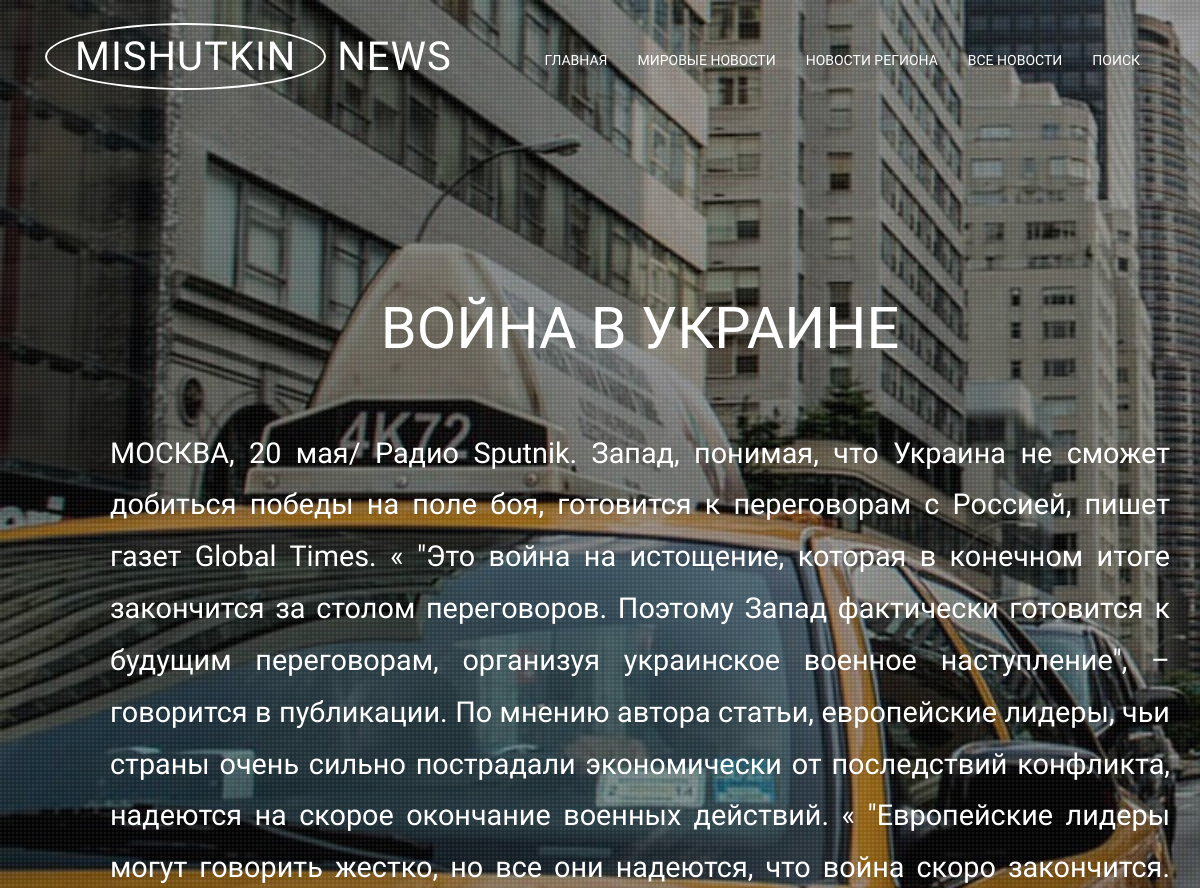
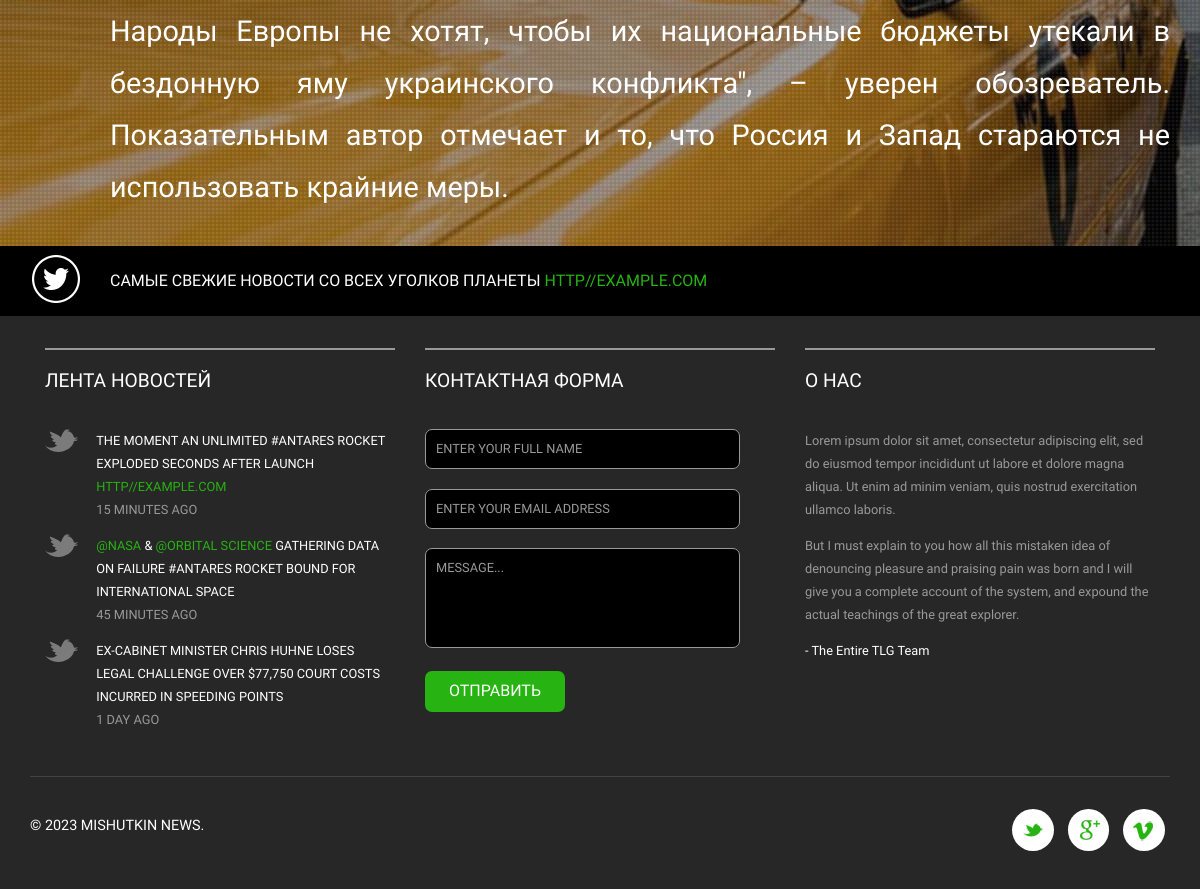
Screenshot of /news/1 with the database file from the repository (2 pictures, top to bottom).
### news/models.py (models this page shows, shortened)
class News(models.Model):
    name = models.CharField(
        max_length=50,
        unique=True, # названия новостей не должны повторяться
    )
    description = models.TextField()
    quantity = models.IntegerField(
        validators=[MinValueValidator(0)],
    )
    category = models.ForeignKey(
        to='Category',
        on_delete=models.CASCADE,
        related_name='news', # все новости в категории будут доступны через поле news
    )

### news/views.py (the view)
# urls.py: path('<int:pk>', NewsDetail.as_view()),
class NewsDetail(DetailView):
    model = News # модель всё та же, но мы хотим получать детали конкретно отдельного товара
    template_name = 'detail.html' # название шаблона будет product.html
    context_object_name = 'detail' # название объекта

### templates/detail.html (shortened to what this page needs)
{% extends 'flatpages/default.html' %}
{% block content %}
   <h1><p align="center">{{ detail.name }}</p></h1>
   <br>
   <font color="white">
   <h2><h3><p align="justify">{{ detail.description }}</p></h2>
   </font>
{% endblock content %}

### templates/flatpages/default.html (shortened to what this page needs)
{% load static %}
<!DOCTYPE HTML>
<html>
<head>
<link href="{% static 'css/bootstrap.css' %}" rel="stylesheet" type="text/css" media="all" />
<link href="{% static 'css/style.css' %}" rel="stylesheet" type="text/css" media="all" />
</head>
<body>
	<div class="banner">
		<div class="banner-info">
			<div class="container">
				<nav class="navbar navbar-default">
					<div class="navbar-header">
						<div class="logo">
							<a class="navbar-brand" href="index.html"><span>Mishutkin</span> News </a>
						</div>
					</div>
					<div class="collapse navbar-collapse nav-wil" id="bs-example-navbar-collapse-1">
						<ul class="nav navbar-nav cl-effect-18" id="cl-effect-18">
							<li><a href="/about/">Главная</a></li>
							<li><a href="/world/">Мировые новости</a></li>
							<li><a href="/region/">Новости региона</a></li>
							<li><a href="/news/">Все новости</a></li>
							<li><a href="/search/">Поиск</a></li>
						</ul>
					</div>
				</nav>
					<div  id="top" class="callbacks_container">
						<ul class="rslides" id="slider3">
							<li>
								<div class="banner-info-slider">
									    {% block content %}{% endblock content %}</p>
								</div>
							</li>
						</ul>
					</div>
			</div>
		</div>
	</div>
	<div class="footer-top">
		<div class="container">
			<p>самые свежие новости со всех уголков планеты <a href="#">http//example.com</a></p>
		</div>
	</div>
	<div class="footer">
		<div class="container">
			<div class="footer-grids">
				<div class="col-md-4 footer-grid-left">
					<h3>лента новостей</h3>
					<ul>
						<li><a href="#">the moment an unlimited #antares rocket exploded seconds after launch
							<i>http//example.com</i></a><span>15 minutes ago</span></li>
						<li><a href="mailto:info@example.com" class="cols">@NASA</a> & <a href="mailto:info@example.com" class="cols">
							@orbital science</a> <a href="#">gathering data on failure #antares rocket bound
							for international space</a><span>45 minutes ago</span></li>
						<li><a href="#">ex-cabinet minister chris huhne loses legal challenge over $77,750
							court costs incurred in speeding points</a><span>1 day ago</span></li>
					</ul>
				</div>
				<div class="col-md-4 footer-grid-left">
					<h3>контактная форма</h3>
					<form>
						<input type="text" value="enter your full name" onfocus="this.value = '';" onblur="if (this.value == '') {this.value = 'enter your full name';}" required="">
						<input type="email" value="enter your email address" onfocus="this.value = '';" onblur="if (this.value == '') {this.value = 'enter your email address';}" required="">
						<textarea onfocus="this.value = '';" onblur="if (this.value == '') {this.value = 'Message...';}" required="">Message...</textarea>
						<input type="submit" value="отправить" >
					</form>
				</div>
				<div class="col-md-4 footer-grid-left">
					<h3>о нас</h3>
					<p>Lorem ipsum dolor sit amet, consectetur adipiscing elit, sed do
						eiusmod tempor incididunt ut labore et dolore magna aliqua.
						Ut enim ad minim veniam, quis nostrud exercitation ullamco laboris.
						<span>But I must explain to you how all this mistaken idea of denouncing
						pleasure and praising pain was born and I will give you a complete
						account of the system, and expound the actual teachings of the
						great explorer.</span>
						<i>- The Entire TLG Team</i></p>
				</div>
				<div class="clearfix"> </div>
			</div>
			<div class="footer-bottom">
				<div class="footer-bottom-left">
					<p>&copy 2023 Mishutkin News.</p>
				</div>
				<div class="footer-bottom-right">
					<ul>
						<li><a href="#" class="icon-button twitter"><i class="icon-twitter"></i></a></li>
						<li><a href="#" class="icon-button google"><i class="icon-google"></i></a></li>
						<li><a href="#" class="icon-button v"><i class="icon-v"></i></a></li>
					</ul>
				</div>
				<div class="clearfix"> </div>
			</div>
		</div>
	</div>
</body>
</html>

### rows the page displays
News: name "ВОЙНА В УКРАИНЕ", description "МОСКВА, 20 мая/ Радио Sputnik. Запад, понимая, что Украина не сможет добиться победы на поле боя, готовится к переговорам с Россией, пишет газет Global Times. « \"Это война на истощение, которая в конечном итоге закончится за столом переговоров. Поэтому Запад фактически готовится к будущим переговорам, организуя украинское военное наступление\", – говорится в публикации. По мнению автора статьи, европейские лидеры, чьи страны очень сильно пострадали экономически от последствий конфликта, надеются на скорое окончание военных действий. « \"Европейские лидеры могут говорить жестко, но все они надеются, что война скоро закончится. Народы Европы не хотят, чтобы их национальные бюджеты утекали в…"
